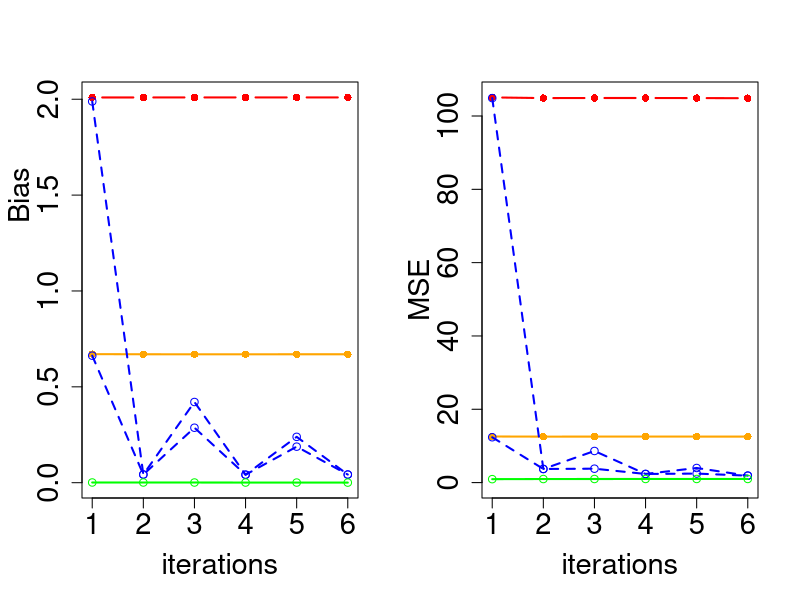

Write R code to recreate this figure.




####################################################################################################################
## copy/pasting the entire set of codes below will generate a figure like Figure-1 in the paper (John and Wu, 2023)
####################################################################################################################

library(MASS)

M <- 5000 ## number of simulation-iterations

  n <- 100; p <- 6  ## number of rows and columns of 'covariate' matrices in each data-block


bias.1.mat <- bias.2.mat <- bias.3a.mat <- bias.3b.mat <- bias.4.mat <- matrix(, nrow = M, ncol = p)
mse.1.mat  <- mse.2.mat  <- mse.3a.mat  <- mse.3b.mat  <- mse.4.mat  <- matrix(, nrow = M, ncol = p)



#  Sigma <- matrix(rep(0.2, p*p), p, p); diag(Sigma) <- 1
  Sigma <- matrix(rep(0.0, p*p), p, p); diag(Sigma) <- 1

  alpha <- 0.25 ## try 0.5, 0.4, 0.25, 0.05

  mu.1 <- runif(1, -10, 10); mu.2 <- runif(1, -10, 10); mu.12 <- alpha*mu.1 + (1-alpha)*mu.2



  r.b <- as.matrix(runif(6, -5, 5), nrow = p, ncol = 1)
  r.f <- as.matrix(runif(6, -5, 5), nrow = p, ncol = 1)


for(m in 1:M){ if(m%%1000 == 0){print(m)} 



  U1  <- as.matrix(mvrnorm(n, mu = rep(mu.1, p), Sigma = Sigma))
  U2  <- as.matrix(mvrnorm(n, mu = rep(mu.1, p), Sigma = Sigma))
  U3  <- as.matrix(mvrnorm(n, mu = rep(mu.1, p), Sigma = Sigma))
  U4  <- as.matrix(mvrnorm(n, mu = rep(mu.1, p), Sigma = Sigma))
  U5  <- as.matrix(mvrnorm(n, mu = rep(mu.1, p), Sigma = Sigma))
  U6  <- as.matrix(mvrnorm(n, mu = rep(mu.1, p), Sigma = Sigma))

  V1  <- as.matrix(mvrnorm(n, mu = rep(mu.2, p), Sigma = Sigma))
  V2  <- as.matrix(mvrnorm(n, mu = rep(mu.2, p), Sigma = Sigma))
  V3  <- as.matrix(mvrnorm(n, mu = rep(mu.2, p), Sigma = Sigma))
  V4  <- as.matrix(mvrnorm(n, mu = rep(mu.2, p), Sigma = Sigma))
  V5  <- as.matrix(mvrnorm(n, mu = rep(mu.2, p), Sigma = Sigma))
  V6  <- as.matrix(mvrnorm(n, mu = rep(mu.2, p), Sigma = Sigma))


Z1 <- alpha*U1 + (1-alpha)*V1; Z2 <- alpha*U2 + (1-alpha)*V2; Z3 <- alpha*U3 + (1-alpha)*V3; Z4 <- alpha*U4 + (1-alpha)*V4; Z5 <- alpha*U5 + (1-alpha)*V5; Z6 <- alpha*U6 + (1-alpha)*V6;



  e.b <- as.matrix(rnorm(6*n, 0, 1), nrow = 6*n, ncol = 1);
  e.b1 <- e.b[1:n,]; e.b2 <- e.b[(n+1):(2*n),]; e.b3 <- e.b[((2*n)+1):(3*n),];  e.b4 <- e.b[((3*n)+1):(4*n),]; e.b5 <- e.b[((4*n)+1):(5*n),]; e.b6 <- e.b[((5*n)+1):(6*n),] 
  e.f <- as.matrix(rnorm(6*n, 0, 1), nrow = 6*n, ncol = 1)
  e.f1 <- e.f[1:n,]; e.f2 <- e.f[(n+1):(2*n),]; e.f3 <- e.f[((2*n)+1):(3*n),];  e.f4 <- e.f[((3*n)+1):(4*n),]; e.f5 <- e.f[((4*n)+1):(5*n),]; e.f6 <- e.f[((5*n)+1):(6*n),] 
  e.p <- as.matrix(rnorm(6*n, 0, 1), nrow = 6*n, ncol = 1)
  e.p1 <- e.p[1:n,]; e.p2 <- e.p[(n+1):(2*n),]; e.p3 <- e.p[((2*n)+1):(3*n),];  e.p4 <- e.p[((3*n)+1):(4*n),]; e.p5 <- e.p[((4*n)+1):(5*n),]; e.p6 <- e.p[((5*n)+1):(6*n),] 

  b1 <- U1%*%r.b + e.b1; b2 <- U2%*%r.b + e.b2; b3 <- U3%*%r.b + e.b3;  b4 <- U4%*%r.b + e.b4;  b5  <- U5%*%r.b + e.b5;  b6  <- U6%*%r.b + e.b6
  f1 <- V1%*%r.f + e.f1; f2 <- V2%*%r.f + e.f2; f3 <- V3%*%r.f + e.f3;  f4 <- V4%*%r.f + e.f4;  f5 <-  V5%*%r.f + e.f5;  f6 <-  V6%*%r.f + e.f6

  r.p <- alpha*r.b + (1-alpha)*r.f

  p1 <- Z1%*%r.p + e.p1; p2 <- Z2%*%r.p + e.p2; p3 <- Z3%*%r.p + e.p3;  p4 <- Z4%*%r.p + e.p4;  p5  <- Z5%*%r.p + e.p5;  p6  <- Z6%*%r.p + e.p6


##############
### KF4LLS
########

### (1) training with U's and b's only (i.e. only with 'bird' data blocks)

psi.0 <- as.matrix(rnorm(p), nrow = p, ncol = 1)

H1 <-      t(U1)%*%U1; H1.inv <- solve(H1); psi.1 <- psi.0 + H1.inv%*%t(U1)%*%(b1 - U1%*%psi.0)
H2 <- H1 + t(U2)%*%U2; H2.inv <- solve(H2); psi.2 <- psi.1 + H2.inv%*%t(U2)%*%(b2 - U2%*%psi.1)
H3 <- H2 + t(U3)%*%U3; H3.inv <- solve(H3); psi.3 <- psi.2 + H3.inv%*%t(U3)%*%(b3 - U3%*%psi.2)
H4 <- H3 + t(U4)%*%U4; H4.inv <- solve(H4); psi.4 <- psi.3 + H4.inv%*%t(U4)%*%(b4 - U4%*%psi.3)
H5 <- H4 + t(U5)%*%U5; H5.inv <- solve(H5); psi.5 <- psi.4 + H5.inv%*%t(U5)%*%(b5 - U5%*%psi.4)
H6 <- H5 + t(U6)%*%U6; H6.inv <- solve(H6); psi.6 <- psi.5 + H6.inv%*%t(U6)%*%(b6 - U6%*%psi.5)
  bias.1.mat[m,] <- c(mean(abs(psi.1 - r.p)), mean(abs(psi.2 - r.p)), mean(abs(psi.3 - r.p)), mean(abs(psi.4 - r.p)), mean(abs(psi.5 - r.p)), mean(abs(psi.6 - r.p)))
  res.sq.1 <-    (p1 - Z1%*%psi.1)^2
  res.sq.2 <- c( (p1 - Z1%*%psi.2)^2, (p2 - Z2%*%psi.2)^2 )
  res.sq.3 <- c( (p1 - Z1%*%psi.3)^2, (p2 - Z2%*%psi.3)^2,  (p3 - Z3%*%psi.3)^2);
  res.sq.4 <- c( (p1 - Z1%*%psi.4)^2, (p2 - Z2%*%psi.4)^2,  (p3 - Z3%*%psi.4)^2,  (p4 - Z4%*%psi.4)^2);
  res.sq.5 <- c( (p1 - Z1%*%psi.5)^2, (p2 - Z2%*%psi.5)^2,  (p3 - Z3%*%psi.5)^2,  (p4 - Z4%*%psi.5)^2, (p5 - Z5%*%psi.5)^2);
  res.sq.6 <- c( (p1 - Z1%*%psi.6)^2, (p2 - Z2%*%psi.6)^2,  (p3 - Z3%*%psi.6)^2,  (p4 - Z4%*%psi.6)^2, (p5 - Z5%*%psi.6)^2, (p6 - Z6%*%psi.6)^2);
  mse.1.mat[m,] <- c(mean(res.sq.1), mean(res.sq.2), mean(res.sq.3), mean(res.sq.4), mean(res.sq.5), mean(res.sq.6))
  if(m == 1){ beta.1.mat <- cbind(r.p, r.b, r.f, psi.1, psi.2, psi.3, psi.4, psi.5, psi.6) }
  if(m > 1){ beta.1.mat <- beta.1.mat + cbind(r.p, r.b, r.f, psi.1, psi.2, psi.3, psi.4, psi.5, psi.6) }


### (2) training with V's and f's only (i.e. only with 'fish' data blocks)

H1 <-      t(V1)%*%V1; H1.inv <- solve(H1); psi.1 <- psi.0 + H1.inv%*%t(V1)%*%(f1 - V1%*%psi.0)
H2 <- H1 + t(V2)%*%V2; H2.inv <- solve(H2); psi.2 <- psi.1 + H2.inv%*%t(V2)%*%(f2 - V2%*%psi.1)
H3 <- H2 + t(V3)%*%V3; H3.inv <- solve(H3); psi.3 <- psi.2 + H3.inv%*%t(V3)%*%(f3 - V3%*%psi.2)
H4 <- H3 + t(V4)%*%V4; H4.inv <- solve(H4); psi.4 <- psi.3 + H4.inv%*%t(V4)%*%(f4 - V4%*%psi.3)
H5 <- H4 + t(V5)%*%V5; H5.inv <- solve(H5); psi.5 <- psi.4 + H5.inv%*%t(V5)%*%(f5 - V5%*%psi.4)
H6 <- H5 + t(V6)%*%V6; H6.inv <- solve(H6); psi.6 <- psi.5 + H6.inv%*%t(V6)%*%(f6 - V6%*%psi.5)
  bias.2.mat[m,] <- c(mean(abs(psi.1 - r.p)), mean(abs(psi.2 - r.p)), mean(abs(psi.3 - r.p)), mean(abs(psi.4 - r.p)), mean(abs(psi.5 - r.p)), mean(abs(psi.6 - r.p)))
  res.sq.1 <-    (p1 - Z1%*%psi.1)^2
  res.sq.2 <- c( (p1 - Z1%*%psi.2)^2, (p2 - Z2%*%psi.2)^2 )
  res.sq.3 <- c( (p1 - Z1%*%psi.3)^2, (p2 - Z2%*%psi.3)^2,  (p3 - Z3%*%psi.3)^2);
  res.sq.4 <- c( (p1 - Z1%*%psi.4)^2, (p2 - Z2%*%psi.4)^2,  (p3 - Z3%*%psi.4)^2,  (p4 - Z4%*%psi.4)^2);
  res.sq.5 <- c( (p1 - Z1%*%psi.5)^2, (p2 - Z2%*%psi.5)^2,  (p3 - Z3%*%psi.5)^2,  (p4 - Z4%*%psi.5)^2, (p5 - Z5%*%psi.5)^2);
  res.sq.6 <- c( (p1 - Z1%*%psi.6)^2, (p2 - Z2%*%psi.6)^2,  (p3 - Z3%*%psi.6)^2,  (p4 - Z4%*%psi.6)^2, (p5 - Z5%*%psi.6)^2, (p6 - Z6%*%psi.6)^2);
  mse.2.mat[m,] <- c(mean(res.sq.1), mean(res.sq.2), mean(res.sq.3), mean(res.sq.4), mean(res.sq.5), mean(res.sq.6))
  if(m == 1){ beta.2.mat <- cbind(r.p, r.b, r.f, psi.1, psi.2, psi.3, psi.4, psi.5, psi.6) }
  if(m > 1){ beta.2.mat <- beta.2.mat + cbind(r.p, r.b, r.f, psi.1, psi.2, psi.3, psi.4, psi.5, psi.6) }


### (4) training with Z's and p's only (i.e. only with 'penguin' data blocks)

H1 <-      t(Z1)%*%Z1; H1.inv <- solve(H1); psi.1 <- psi.0 + H1.inv%*%t(Z1)%*%(p1 - Z1%*%psi.0)
H2 <- H1 + t(Z2)%*%Z2; H2.inv <- solve(H2); psi.2 <- psi.1 + H2.inv%*%t(Z2)%*%(p2 - Z2%*%psi.1)
H3 <- H2 + t(Z3)%*%Z3; H3.inv <- solve(H3); psi.3 <- psi.2 + H3.inv%*%t(Z3)%*%(p3 - Z3%*%psi.2)
H4 <- H3 + t(Z4)%*%Z4; H4.inv <- solve(H4); psi.4 <- psi.3 + H4.inv%*%t(Z4)%*%(p4 - Z4%*%psi.3)
H5 <- H4 + t(Z5)%*%Z5; H5.inv <- solve(H5); psi.5 <- psi.4 + H5.inv%*%t(Z5)%*%(p5 - Z5%*%psi.4)
H6 <- H5 + t(Z6)%*%Z6; H6.inv <- solve(H6); psi.6 <- psi.5 + H6.inv%*%t(Z6)%*%(p6 - Z6%*%psi.5)
  bias.4.mat[m,] <- c(mean(abs(psi.1 - r.p)), mean(abs(psi.2 - r.p)), mean(abs(psi.3 - r.p)), mean(abs(psi.4 - r.p)), mean(abs(psi.5 - r.p)), mean(abs(psi.6 - r.p)))
  res.sq.1 <-    (p1 - Z1%*%psi.1)^2
  res.sq.2 <- c( (p1 - Z1%*%psi.2)^2, (p2 - Z2%*%psi.2)^2 )
  res.sq.3 <- c( (p1 - Z1%*%psi.3)^2, (p2 - Z2%*%psi.3)^2,  (p3 - Z3%*%psi.3)^2);
  res.sq.4 <- c( (p1 - Z1%*%psi.4)^2, (p2 - Z2%*%psi.4)^2,  (p3 - Z3%*%psi.4)^2,  (p4 - Z4%*%psi.4)^2);
  res.sq.5 <- c( (p1 - Z1%*%psi.5)^2, (p2 - Z2%*%psi.5)^2,  (p3 - Z3%*%psi.5)^2,  (p4 - Z4%*%psi.5)^2, (p5 - Z5%*%psi.5)^2);
  res.sq.6 <- c( (p1 - Z1%*%psi.6)^2, (p2 - Z2%*%psi.6)^2,  (p3 - Z3%*%psi.6)^2,  (p4 - Z4%*%psi.6)^2, (p5 - Z5%*%psi.6)^2, (p6 - Z6%*%psi.6)^2);
  mse.4.mat[m,] <- c(mean(res.sq.1), mean(res.sq.2), mean(res.sq.3), mean(res.sq.4), mean(res.sq.5), mean(res.sq.6))
  if(m == 1){ beta.4.mat <- cbind(r.p, r.b, r.f, psi.1, psi.2, psi.3, psi.4, psi.5, psi.6) }
  if(m > 1){ beta.4.mat <- beta.4.mat + cbind(r.p, r.b, r.f, psi.1, psi.2, psi.3, psi.4, psi.5, psi.6) }


## centering all columns in all data blocks and target vectors, needed for the remaining set of codes 
U1 <- U1 - apply(U1,2,mean); U2 <- U2 - apply(U2,2,mean); U3 <- U3 - apply(U3,2,mean); U4 <- U4 - apply(U4,2,mean); U5 <- U5 - apply(U5,2,mean); U6 <- U6 - apply(U6,2,mean);  
V1 <- V1 - apply(V1,2,mean); V2 <- V2 - apply(V2,2,mean); V3 <- V3 - apply(V3,2,mean); V4 <- V4 - apply(V4,2,mean); V5 <- V5 - apply(V5,2,mean); V6 <- V6 - apply(V6,2,mean);  
b1 <- b1 - mean(b1); b2 <- b2 - mean(b2); b3 <- b3 - mean(b3);  b4 <- b4 - mean(b4);    b5 <- b5 - mean(b5);    b6 <- b6 - mean(b6)
f1 <- f1 - mean(f1); f2 <- f2 - mean(f2); f3 <- f3 - mean(f3);  f4 <- f4 - mean(f4);    f5 <- f5 - mean(f5);    f6 <- f6 - mean(f6)


## in the paper, after multiplying by sqrt(alpha) and sqrt(1-alpha), respectively, U's and V's were labelled with an alpha suffix attached.
## But, in the codes we don't have that suffix.
U1 <- sqrt(alpha)*U1;   U2 <- sqrt(alpha)*U2;   U3 <- sqrt(alpha)*U3;   U4 <- sqrt(alpha)*U4;   U5 <- sqrt(alpha)*U5;   U6 <- sqrt(alpha)*U6; 
V1 <- sqrt(1-alpha)*V1; V2 <- sqrt(1-alpha)*V2; V3 <- sqrt(1-alpha)*V3; V4 <- sqrt(1-alpha)*V4; V5 <- sqrt(1-alpha)*V5; V6 <- sqrt(1-alpha)*V6; 

b1 <- sqrt(alpha)*b1;   b2 <- sqrt(alpha)*b2;   b3 <- sqrt(alpha)*b3;   b4 <- sqrt(alpha)*b4;      b5 <- sqrt(alpha)*b5;     b6 <- sqrt(alpha)*b6; 
f1 <- sqrt(1-alpha)*f1; f2 <- sqrt(1-alpha)*f2; f3 <- sqrt(1-alpha)*f3; f4 <- sqrt(1-alpha)*f4;    f5 <- sqrt(1-alpha)*f5;   f6 <- sqrt(1-alpha)*f6; 

#
### Interleaved KF4LLS
#

### (3a) training with 'bird' blocks and 'fish' blocks interleaved, starting with a 'bird' block.


H1 <-      t(U1)%*%U1; H1.inv <- solve(H1); psi.1 <- psi.0 + H1.inv%*%t(U1)%*%(b1 - U1%*%psi.0)
H2 <- H1 + t(V1)%*%V1; H2.inv <- solve(H2); psi.2 <- psi.1 + H2.inv%*%t(V1)%*%(f1 - V1%*%psi.1)
H3 <- H2 + t(U2)%*%U2; H3.inv <- solve(H3); psi.3 <- psi.2 + H3.inv%*%t(U2)%*%(b2 - U2%*%psi.2)
H4 <- H3 + t(V2)%*%V2; H4.inv <- solve(H4); psi.4 <- psi.3 + H4.inv%*%t(V2)%*%(f2 - V2%*%psi.3)
H5 <- H4 + t(U3)%*%U3; H5.inv <- solve(H5); psi.5 <- psi.4 + H5.inv%*%t(U3)%*%(b3 - U3%*%psi.4)
H6 <- H5 + t(V3)%*%V3; H6.inv <- solve(H6); psi.6 <- psi.5 + H6.inv%*%t(V3)%*%(f3 - V3%*%psi.5)
  bias.3a.mat[m,] <- c(mean(abs(psi.1 - r.p)), mean(abs(psi.2 - r.p)), mean(abs(psi.3 - r.p)), mean(abs(psi.4 - r.p)), mean(abs(psi.5 - r.p)), mean(abs(psi.6 - r.p)))
  res.sq.1 <-    (p1 - Z1%*%psi.1)^2
  res.sq.2 <- c( (p1 - Z1%*%psi.2)^2, (p2 - Z2%*%psi.2)^2 )
  res.sq.3 <- c( (p1 - Z1%*%psi.3)^2, (p2 - Z2%*%psi.3)^2,  (p3 - Z3%*%psi.3)^2);
  res.sq.4 <- c( (p1 - Z1%*%psi.4)^2, (p2 - Z2%*%psi.4)^2,  (p3 - Z3%*%psi.4)^2,  (p4 - Z4%*%psi.4)^2);
  res.sq.5 <- c( (p1 - Z1%*%psi.5)^2, (p2 - Z2%*%psi.5)^2,  (p3 - Z3%*%psi.5)^2,  (p4 - Z4%*%psi.5)^2, (p5 - Z5%*%psi.5)^2);
  res.sq.6 <- c( (p1 - Z1%*%psi.6)^2, (p2 - Z2%*%psi.6)^2,  (p3 - Z3%*%psi.6)^2,  (p4 - Z4%*%psi.6)^2, (p5 - Z5%*%psi.6)^2, (p6 - Z6%*%psi.6)^2);
  mse.3a.mat[m,] <- c(mean(res.sq.1), mean(res.sq.2), mean(res.sq.3), mean(res.sq.4), mean(res.sq.5), mean(res.sq.6))
  if(m == 1){ beta.3a.mat <- cbind(r.p, r.b, r.f, psi.1, psi.2, psi.3, psi.4, psi.5, psi.6) }
  if(m > 1){ beta.3a.mat <- beta.3a.mat + cbind(r.p, r.b, r.f, psi.1, psi.2, psi.3, psi.4, psi.5, psi.6) }


### (3b) training with 'bird' blocks and 'fish' blocks interleaved, starting with a 'fish' block.


H1 <-      t(V1)%*%V1; H1.inv <- solve(H1); psi.1 <- psi.0 + H1.inv%*%t(V1)%*%(f1 - V1%*%psi.0)
H2 <- H1 + t(U1)%*%U1; H2.inv <- solve(H2); psi.2 <- psi.1 + H2.inv%*%t(U1)%*%(b1 - U1%*%psi.1)
H3 <- H2 + t(V2)%*%V2; H3.inv <- solve(H3); psi.3 <- psi.2 + H3.inv%*%t(V2)%*%(f2 - V2%*%psi.2)
H4 <- H3 + t(U2)%*%U2; H4.inv <- solve(H4); psi.4 <- psi.3 + H4.inv%*%t(U2)%*%(b2 - U2%*%psi.3)
H5 <- H4 + t(V3)%*%V3; H5.inv <- solve(H5); psi.5 <- psi.4 + H5.inv%*%t(V3)%*%(f3 - V3%*%psi.4)
H6 <- H5 + t(U3)%*%U3; H6.inv <- solve(H6); psi.6 <- psi.5 + H6.inv%*%t(U3)%*%(b3 - U3%*%psi.5)
  bias.3b.mat[m,] <- c(mean(abs(psi.1 - r.p)), mean(abs(psi.2 - r.p)), mean(abs(psi.3 - r.p)), mean(abs(psi.4 - r.p)), mean(abs(psi.5 - r.p)), mean(abs(psi.6 - r.p)))
  res.sq.1 <-    (p1 - Z1%*%psi.1)^2
  res.sq.2 <- c( (p1 - Z1%*%psi.2)^2, (p2 - Z2%*%psi.2)^2 )
  res.sq.3 <- c( (p1 - Z1%*%psi.3)^2, (p2 - Z2%*%psi.3)^2,  (p3 - Z3%*%psi.3)^2);
  res.sq.4 <- c( (p1 - Z1%*%psi.4)^2, (p2 - Z2%*%psi.4)^2,  (p3 - Z3%*%psi.4)^2,  (p4 - Z4%*%psi.4)^2);
  res.sq.5 <- c( (p1 - Z1%*%psi.5)^2, (p2 - Z2%*%psi.5)^2,  (p3 - Z3%*%psi.5)^2,  (p4 - Z4%*%psi.5)^2, (p5 - Z5%*%psi.5)^2);
  res.sq.6 <- c( (p1 - Z1%*%psi.6)^2, (p2 - Z2%*%psi.6)^2,  (p3 - Z3%*%psi.6)^2,  (p4 - Z4%*%psi.6)^2, (p5 - Z5%*%psi.6)^2, (p6 - Z6%*%psi.6)^2);
  mse.3b.mat[m,] <- c(mean(res.sq.1), mean(res.sq.2), mean(res.sq.3), mean(res.sq.4), mean(res.sq.5), mean(res.sq.6))
  if(m == 1){ beta.3b.mat <- cbind(r.p, r.b, r.f, psi.1, psi.2, psi.3, psi.4, psi.5, psi.6) }
  if(m > 1){ beta.3b.mat <- beta.3b.mat + cbind(r.p, r.b, r.f, psi.1, psi.2, psi.3, psi.4, psi.5, psi.6) }


   }



mean.bias.1.vec <- apply(apply(as.matrix(beta.1.mat[,4:9]/M) - matrix(rep(r.p, length(r.p)), nrow = length(r.p), ncol = length(r.p)), 2, abs), 2, mean)
bmin <- min(mean.bias.1.vec);          bmax <- max(mean.bias.1.vec)

mean.bias.2.vec <- apply(apply(as.matrix(beta.2.mat[,4:9]/M) - matrix(rep(r.p, length(r.p)), nrow = length(r.p), ncol = length(r.p)), 2, abs), 2, mean)
bmin <- min(c(bmin, mean.bias.2.vec)); bmax <- max(c(bmax, mean.bias.2.vec))

mean.bias.3a.vec <- apply(apply(as.matrix(beta.3a.mat[,4:9]/M) - matrix(rep(r.p, length(r.p)), nrow = length(r.p), ncol = length(r.p)), 2, abs), 2, mean)
bmin <- min(c(bmin, mean.bias.3a.vec)); bmax <- max(c(bmax, mean.bias.3a.vec))

mean.bias.3b.vec <- apply(apply(as.matrix(beta.3b.mat[,4:9]/M) - matrix(rep(r.p, length(r.p)), nrow = length(r.p), ncol = length(r.p)), 2, abs), 2, mean)
bmin <- min(c(bmin, mean.bias.3b.vec)); bmax <- max(c(bmax, mean.bias.3b.vec))

mean.bias.4.vec <- apply(apply(as.matrix(beta.4.mat[,4:9]/M) - matrix(rep(r.p, length(r.p)), nrow = length(r.p), ncol = length(r.p)), 2, abs), 2, mean)
bmin <- min(c(bmin, mean.bias.4.vec)); bmax <- max(c(bmax, mean.bias.4.vec))


   mean.mse.1.vec  <- apply(mse.1.mat,  2, mean); mmin <- min(mean.mse.1.vec);           mmax <- max(mean.mse.1.vec)
   mean.mse.2.vec  <- apply(mse.2.mat,  2, mean); mmin <- min(c(mmin, mean.mse.2.vec));  mmax <- max(c(mmax, mean.mse.2.vec))
   mean.mse.3a.vec <- apply(mse.3a.mat, 2, mean); mmin <- min(c(mmin, mean.mse.3a.vec)); mmax <- max(c(mmax, mean.mse.3a.vec))
   mean.mse.3b.vec <- apply(mse.3b.mat, 2, mean); mmin <- min(c(mmin, mean.mse.3b.vec)); mmax <- max(c(mmax, mean.mse.3b.vec))
   mean.mse.4.vec  <- apply(mse.4.mat,  2, mean); mmin <- min(c(mmin, mean.mse.4.vec));  mmax <- max(c(mmax, mean.mse.4.vec))



print(beta.1.mat/M)
print(beta.2.mat/M)
print(beta.3a.mat/M)
print(beta.3b.mat/M)
print(beta.4.mat/M)


#################################################################################################################
######## Figure - 1 ( we didn't set the seed, so the results will be (very) slightly different than in the paper 

par(mfrow = c(1,2))
#   plot(c(1:p), mean.bias.4.vec, type = "b", col = "green", xlab = "iterations", ylab = "bias over iterations", ylim =c(bmin, bmax), lwd = 2, pch = 16, cex.lab = 1.75, cex.axis = 1.75)
   plot(c(1:p), mean.bias.1.vec, type = "b", col = "red", xlab = "iterations", ylab = "", ylim =c(bmin, bmax), lwd = 2, pch = 16, cex.lab = 1.75, cex.axis = 1.75)
   mtext(expression(paste( plain("Bias"))),side=2,line=3.5, padj=1,at=1.5,cex=1.75)
   points(c(1:p), mean.bias.2.vec, col = "orange", pch = 16)
   lines(c(1:p),  mean.bias.2.vec, col = "orange", lwd = 2)
   points(c(1:p), mean.bias.3a.vec, col = "blue")
   lines(c(1:p),  mean.bias.3a.vec, col = "blue", lwd = 2, lty = 2)
   points(c(1:p), mean.bias.3b.vec, col = "blue")
   lines(c(1:p),  mean.bias.3b.vec, col = "blue", lwd = 2, lty = 2)
   points(c(1:p), mean.bias.4.vec, col = "green")
   lines(c(1:p),  mean.bias.4.vec, col = "green", lwd = 2)


   plot(c(1:p), mean.mse.1.vec, type = "b", col = "red", xlab = "iterations", ylab = "", ylim =c(0, mmax), lwd = 2, pch = 16, cex.lab = 1.75, cex.axis = 1.75)
   mtext(expression(paste( plain("MSE"))),side=2,line=3.5, padj=1, cex=1.75)
   points(c(1:p), mean.mse.2.vec, col = "orange", pch = 16)
   lines(c(1:p),  mean.mse.2.vec, col = "orange", lwd = 2)
   points(c(1:p), mean.mse.3a.vec, col = "blue")
   lines(c(1:p),  mean.mse.3a.vec, col = "blue", lwd = 2, lty = 2)
   points(c(1:p), mean.mse.3b.vec, col = "blue")
   lines(c(1:p),  mean.mse.3b.vec, col = "blue", lwd = 2, lty = 2)
   points(c(1:p), mean.mse.4.vec, col = "green")
   lines(c(1:p),  mean.mse.4.vec, col = "green", lwd = 2)
 

